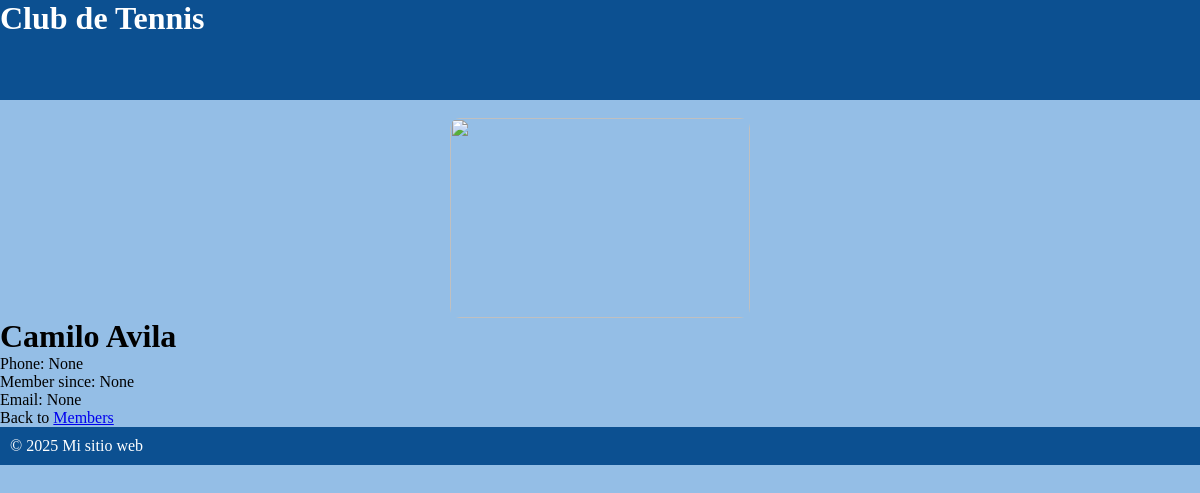
/members/details/10, run on an earlier commit of the app's database.
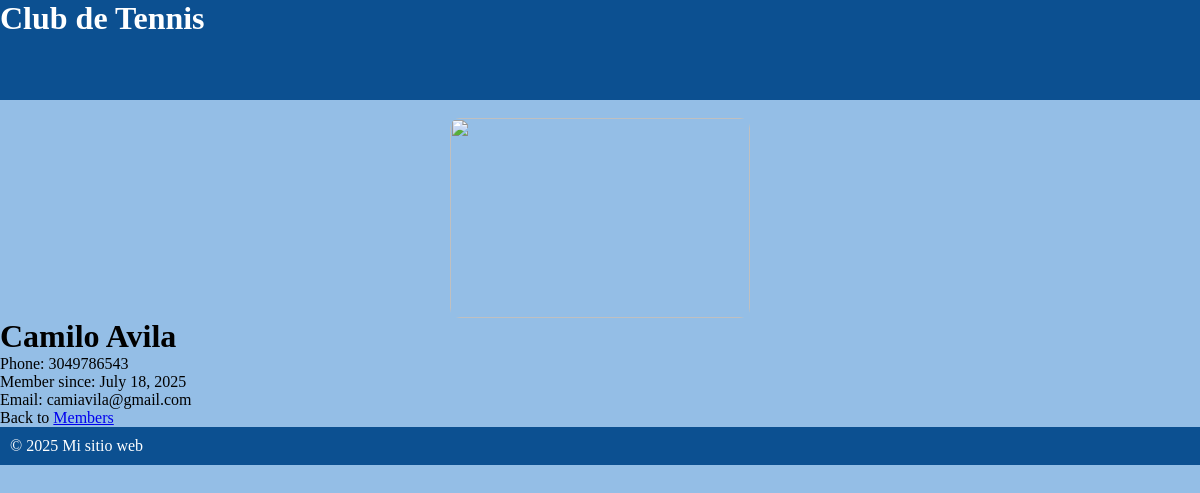
And on a later commit of the database.
### members/models.py (models this page shows, shortened)
class Member(models.Model):
    firstname = models.CharField(max_length=255)
    lastname = models.CharField(max_length=255)
    phone = models.IntegerField(null=True)
    joined_date = models.DateField(null=True)
    gender = models.CharField(max_length=225, null=True)
    birthday = models.DateField(null=True)
    email = models.CharField(max_length=255, null= True)

### members/views.py (the view)
# urls.py: path('members/details/<int:id>', views.details, name='details'),
def details(request, id):
    mymember = Member.objects.get(id=id)
    template = loader.get_template('details.html')
    context ={
        'mymember': mymember,
    }
    return HttpResponse(template.render(context, request))

### members/templates/details.html (shortened to what this page needs)
{% extends "master.html" %}
{% block content%}
  <h1>{{ mymember.firstname}}  {{mymember.lastname}} </h1>
        <p>Phone: {{mymember.phone}}</p>
        <p>Member since: {{mymember.joined_date}}</p>
        <p>Email: {{mymember.email}}</p>
        <p>Back to <a href="/members">Members</a></p>
{% endblock%}

What changed in the data, as far as the page shows it:
changed Member "Camilo": phone "None" → "3049786543"; joined_date "None" → "July 18, 2025"; email "None" → "camiavila@gmail.com"
